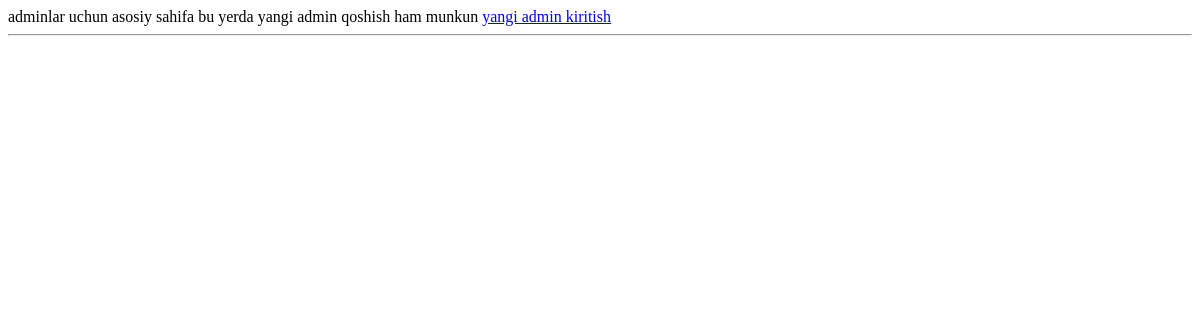
The page /super_admin/ on the database as committed earlier.
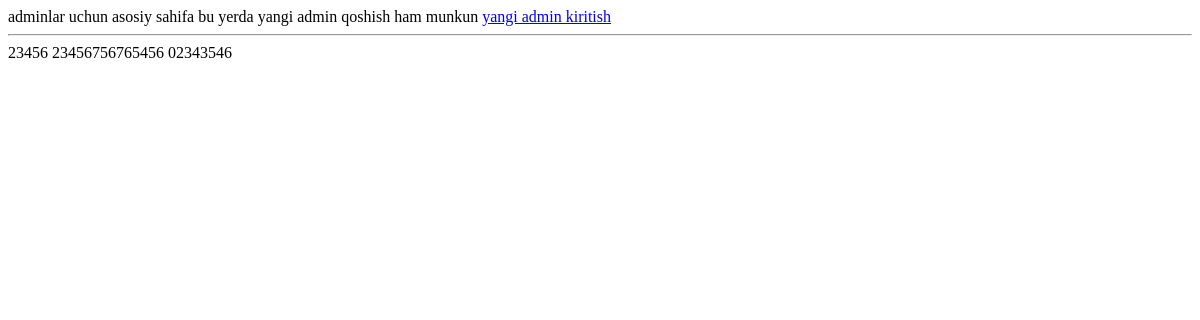
The same page on the database as committed later.
### users/models.py (models this page shows)
class User(AbstractUser):
    sharif = models.CharField(max_length=100)
    t_yil = models.CharField(max_length=100, blank=True)
    t_nomer = models.CharField(max_length=200)
    k_yil = models.CharField(max_length=200, blank=True)
    gender = models.CharField(max_length=100, blank=True)
    talim_turi = models.CharField(max_length=100, blank=True)
    fakultet = models.CharField(max_length=100, blank=True)
    yonalish = models.CharField(max_length=100, blank=True)
    kurs = models.CharField(max_length=10, blank=True)
    guruh = models.CharField(max_length=100, blank=True)
    viloyat = models.CharField(max_length=100)
    tuman = models.CharField(max_length=100)
    mfy = models.CharField(max_length=100, blank=True)
    kocha_uy = models.CharField(max_length=100)
    lavozim = models.CharField(max_length=100, blank=True)
    dekanat_fakultet = models.CharField(max_length=100, blank=True)
    dekanat_kafedra = models.CharField(max_length=100, blank=True)
    parol = models.CharField(max_length=100)

### users/views.py (the view)
# urls.py: path('super_admin/', super_admin, name='super_admin'),
def super_admin(request):
    data = User.objects.filter(lavozim='superadmin')
    context = {
        'data':data,
    }
    return render(request, 'adminlar/superadmin/adminlar.html', context)

### templates/adminlar/superadmin/adminlar.html (shortened to what this page needs)
<a href="{% url 'superadmin' %}"> yangi admin kiritish</a>
<hr>
{% for s in data %}
    {{s}}
{% endfor %}

Rows that differ between the two databases and show on the page:
added User: username "23456"
added User: username "23456756765456"
added User: username "02343546"
